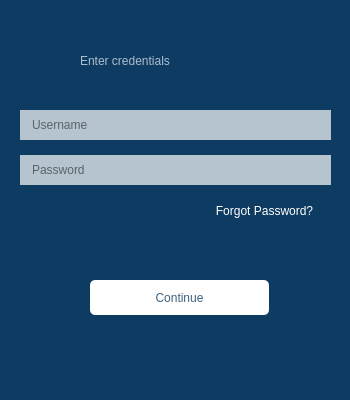
<?xml version="1.0" encoding="UTF-8"?>
<ui version="4.0">
 <class>Dialog</class>
 <widget class="QDialog" name="Dialog">
  <property name="geometry">
   <rect>
    <x>0</x>
    <y>0</y>
    <width>350</width>
    <height>400</height>
   </rect>
  </property>
  <property name="minimumSize">
   <size>
    <width>350</width>
    <height>400</height>
   </size>
  </property>
  <property name="windowTitle">
   <string>Dialog</string>
  </property>
  <property name="styleSheet">
   <string notr="true">background:rgb(14, 59, 98);</string>
  </property>
  <layout class="QGridLayout" name="gridLayout">
   <property name="leftMargin">
    <number>0</number>
   </property>
   <property name="topMargin">
    <number>0</number>
   </property>
   <property name="rightMargin">
    <number>0</number>
   </property>
   <property name="bottomMargin">
    <number>0</number>
   </property>
   <property name="spacing">
    <number>0</number>
   </property>
   <item row="1" column="0">
    <widget class="QWidget" name="widget_2" native="true">
     <property name="minimumSize">
      <size>
       <width>350</width>
       <height>350</height>
      </size>
     </property>
     <property name="styleSheet">
      <string notr="true">
QWidget {
background:rgb(14, 59, 98);
}

QPushButton {
background:white;
color:rgba(14, 59, 98, 0.8);
border-radius:5px;
	font: 11pt &quot;Segoe UI&quot;;
}

QPushButton:hover {
background:rgba(255, 255, 250, 0.8);

}

</string>
     </property>
     <widget class="QPushButton" name="pushButton_14">
      <property name="geometry">
       <rect>
        <x>90</x>
        <y>250</y>
        <width>179</width>
        <height>35</height>
       </rect>
      </property>
      <property name="minimumSize">
       <size>
        <width>0</width>
        <height>35</height>
       </size>
      </property>
      <property name="maximumSize">
       <size>
        <width>16777215</width>
        <height>30</height>
       </size>
      </property>
      <property name="styleSheet">
       <string notr="true"/>
      </property>
      <property name="text">
       <string>Continue</string>
      </property>
      <property name="checkable">
       <bool>true</bool>
      </property>
      <property name="autoExclusive">
       <bool>true</bool>
      </property>
     </widget>
     <widget class="QWidget" name="layoutWidget_2">
      <property name="geometry">
       <rect>
        <x>20</x>
        <y>80</y>
        <width>311</width>
        <height>77</height>
       </rect>
      </property>
      <layout class="QVBoxLayout" name="verticalLayout_3">
       <property name="spacing">
        <number>15</number>
       </property>
       <item>
        <widget class="QLineEdit" name="lineEdit_4">
         <property name="minimumSize">
          <size>
           <width>70</width>
           <height>30</height>
          </size>
         </property>
         <property name="styleSheet">
          <string notr="true">background:white;
padding-left:10px;
background:rgba(255, 255, 255, 0.7);
border:none;</string>
         </property>
         <property name="placeholderText">
          <string>Username</string>
         </property>
        </widget>
       </item>
       <item>
        <widget class="QLineEdit" name="lineEdit_5">
         <property name="minimumSize">
          <size>
           <width>70</width>
           <height>30</height>
          </size>
         </property>
         <property name="styleSheet">
          <string notr="true">background:white;
padding-left:10px;
background:rgba(255, 255, 255, 0.7);
border:none;</string>
         </property>
         <property name="placeholderText">
          <string>Password</string>
         </property>
        </widget>
       </item>
      </layout>
     </widget>
     <widget class="QLabel" name="label_11">
      <property name="geometry">
       <rect>
        <x>80</x>
        <y>10</y>
        <width>201</width>
        <height>41</height>
       </rect>
      </property>
      <property name="styleSheet">
       <string notr="true">font:  700 18pt &quot;Segoe UI&quot;;
color:rgba(240, 247, 255,0.7);</string>
      </property>
      <property name="text">
       <string>Enter credentials</string>
      </property>
     </widget>
     <widget class="QPushButton" name="pushButton">
      <property name="geometry">
       <rect>
        <x>204</x>
        <y>170</y>
        <width>121</width>
        <height>21</height>
       </rect>
      </property>
      <property name="cursor">
       <cursorShape>PointingHandCursor</cursorShape>
      </property>
      <property name="styleSheet">
       <string notr="true">background:transparent;
color:white</string>
      </property>
      <property name="text">
       <string>Forgot Password?</string>
      </property>
      <property name="autoExclusive">
       <bool>true</bool>
      </property>
     </widget>
    </widget>
   </item>
   <item row="0" column="0">
    <widget class="QWidget" name="widget" native="true">
     <property name="minimumSize">
      <size>
       <width>350</width>
       <height>30</height>
      </size>
     </property>
     <property name="maximumSize">
      <size>
       <width>350</width>
       <height>30</height>
      </size>
     </property>
     <property name="styleSheet">
      <string notr="true">QPushButton {

border:none}

</string>
     </property>
     <widget class="QPushButton" name="pushButton_19">
      <property name="geometry">
       <rect>
        <x>320</x>
        <y>0</y>
        <width>30</width>
        <height>30</height>
       </rect>
      </property>
      <property name="minimumSize">
       <size>
        <width>30</width>
        <height>30</height>
       </size>
      </property>
      <property name="maximumSize">
       <size>
        <width>30</width>
        <height>30</height>
       </size>
      </property>
      <property name="styleSheet">
       <string notr="true">



QPushButton:hover {
background:rgb(213, 0, 0);
}

QPushButton {
background:rgb(213, 0, 0);
color:white;
font: 14pt &quot;Segoe UI&quot;;
background:rgba(14, 59, 98, 0.5);
}</string>
      </property>
      <property name="text">
       <string/>
      </property>
      <property name="icon">
       <iconset>
        <normaloff>../lesson Bokks/front-end/icons/close-line.png</normaloff>../lesson Bokks/front-end/icons/close-line.png</iconset>
      </property>
      <property name="iconSize">
       <size>
        <width>20</width>
        <height>20</height>
       </size>
      </property>
     </widget>
    </widget>
   </item>
  </layout>
 </widget>
 <resources/>
 <connections>
  <connection>
   <sender>pushButton_19</sender>
   <signal>clicked()</signal>
   <receiver>Dialog</receiver>
   <slot>close()</slot>
   <hints>
    <hint type="sourcelabel">
     <x>332</x>
     <y>14</y>
    </hint>
    <hint type="destinationlabel">
     <x>387</x>
     <y>52</y>
    </hint>
   </hints>
  </connection>
 </connections>
</ui>
